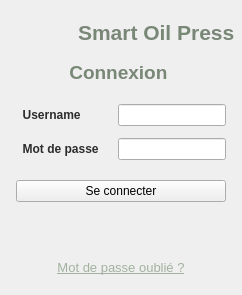
                    <widget class="QWidget" name="tabConnexion">
                      <attribute name="title">
                        <string>Connexion</string>
                      </attribute>
                      <layout class="QVBoxLayout" name="vertical_connexion">
                        <property name="spacing">
                          <number>0</number>
                        </property>
                        <property name="margin">
                          <number>0</number>
                        </property>
                        <item>
                          <layout class="QHBoxLayout" name="hLogoConn">
                            <property name="spacing">
                              <number>12</number>
                            </property>
                            <property name="leftMargin">
                              <number>20</number>
                            </property>
                            <property name="topMargin">
                              <number>20</number>
                            </property>
                            <item>
                              <widget class="QLabel" name="logoLabelConn">
                                <property name="pixmap">
                                  <pixmap resource="resources.qrc">:/images/logo.png</pixmap>
                                </property>
                                <property name="scaledContents">
                                  <bool>true</bool>
                                </property>
                                <property name="maximumWidth">
                                  <number>80</number>
                                </property>
                                <property name="maximumHeight">
                                  <number>80</number>
                                </property>
                              </widget>
                            </item>
                            <item>
                              <widget class="QLabel" name="label_app_title">
                                <property name="text">
                                  <string>Smart Oil Press</string>
                                </property>
                                <property name="font">
                                  <font>
                                    <pointsize>16</pointsize>
                                    <weight>75</weight>
                                    <bold>true</bold>
                                  </font>
                                </property>
                                <property name="styleSheet">
                                  <string>color: #798777;</string>
                                </property>
                              </widget>
                            </item>
                            <item>
                              <spacer name="spacerLogoH">
                                <property name="orientation">
                                  <enum>Qt::Horizontal</enum>
                                </property>
                              </spacer>
                            </item>
                          </layout>
                        </item>
                        <item>
                          <spacer name="spacerTop">
                            <property name="orientation">
                              <enum>Qt::Vertical</enum>
                            </property>
                          </spacer>
                        </item>
                        <item>
                          <layout class="QHBoxLayout" name="hCenterConn">
                            <item>
                              <spacer name="spacerLeftConn">
                                <property name="orientation">
                                  <enum>Qt::Horizontal</enum>
                                </property>
                              </spacer>
                            </item>
                            <item>
                              <widget class="QWidget" name="loginFormContainer">
                                <property name="minimumWidth">
                                  <number>450</number>
                                </property>
                                <property name="maximumWidth">
                                  <number>550</number>
                                </property>
                                <layout class="QVBoxLayout" name="vLoginForm">
                                  <property name="spacing">
                                    <number>20</number>
                                  </property>
                                  <item>
                                    <widget class="QLabel" name="label_login_title">
                                      <property name="text">
                                        <string>Connexion </string>
                                      </property>
                                      <property name="alignment">
                                        <set>Qt::AlignCenter</set>
                                      </property>
                                      <property name="font">
                                        <font>
                                          <pointsize>14</pointsize>
                                          <weight>75</weight>
                                          <bold>true</bold>
                                        </font>
                                      </property>
                                      <property name="styleSheet">
                                        <string>color: #798777;</string>
                                      </property>
                                    </widget>
                                  </item>
                                  <item>
                                    <layout class="QFormLayout" name="formConnexion">
                                      <property name="spacing">
                                        <number>12</number>
                                      </property>
                                      <item row="0" column="0">
                                        <widget class="QLabel" name="label_user_conn">
                                          <property name="text">
                                            <string>  Username  </string>
                                          </property>
                                          <property name="styleSheet">
                                            <string>color: #2C2C2C; font-weight: bold;</string>
                                          </property>
                                        </widget>
                                      </item>
                                      <item row="0" column="1">
                                        <widget class="QLineEdit" name="line_user_conn">
                                          <property name="minimumHeight">
                                            <number>40</number>
                                          </property>
                                        </widget>
                                      </item>
                                      <item row="1" column="0">
                                        <widget class="QLabel" name="label_pass_conn">
                                          <property name="text">
                                            <string>  Mot de passe  </string>
                                          </property>
                                          <property name="styleSheet">
                                            <string>color: #2C2C2C; font-weight: bold;</string>
                                          </property>
                                        </widget>
                                      </item>
                                      <item row="1" column="1">
                                        <widget class="QLineEdit" name="line_pass_conn">
                                          <property name="echoMode">
                                            <enum>QLineEdit::Password</enum>
                                          </property>
                                          <property name="minimumHeight">
                                            <number>40</number>
                                          </property>
                                        </widget>
                                      </item>
                                    </layout>
                                  </item>
                                  <item>
                                    <widget class="QPushButton" name="btnSeConnecter">
                                      <property name="text">
                                        <string>Se connecter</string>
                                      </property>
                                      <property name="minimumHeight">
                                        <number>44</number>
                                      </property>
                                      <property name="cursor">
                                        <cursorShape>PointingHandCursor</cursorShape>
                                      </property>
                                    </widget>
                                  </item>
                                  <item>
                                    <widget class="QLabel" name="label_login_error">
                                      <property name="text">
                                        <string/>
                                      </property>
                                      <property name="alignment">
                                        <set>Qt::AlignCenter</set>
                                      </property>
                                      <property name="wordWrap">
                                        <bool>true</bool>
                                      </property>
                                      <property name="styleSheet">
                                        <string>color: #C62828; font-weight: bold;</string>
                                      </property>
                                    </widget>
                                  </item>
                                  <item>
                                    <widget class="QPushButton" name="btnNavigateForgot">
                                      <property name="text">
                                        <string>Mot de passe oublié ?</string>
                                      </property>
                                      <property name="styleSheet">
                                        <string>QPushButton { background-color: transparent; color: #A2B29F; border: none; text-decoration: underline; font-size: 10pt; padding: 4px; } QPushButton:hover { color: #798777; }</string>
                                      </property>
                                    </widget>
                                  </item>
                                </layout>
                              </widget>
                            </item>
                            <item>
                              <spacer name="spacerRightConn">
                                <property name="orientation">
                                  <enum>Qt::Horizontal</enum>
                                </property>
                              </spacer>
                            </item>
                          </layout>
                        </item>
                        <item>
                          <spacer name="spacerBottom">
                            <property name="orientation">
                              <enum>Qt::Vertical</enum>
                            </property>
                          </spacer>
                        </item>
                      </layout>
                    </widget>
